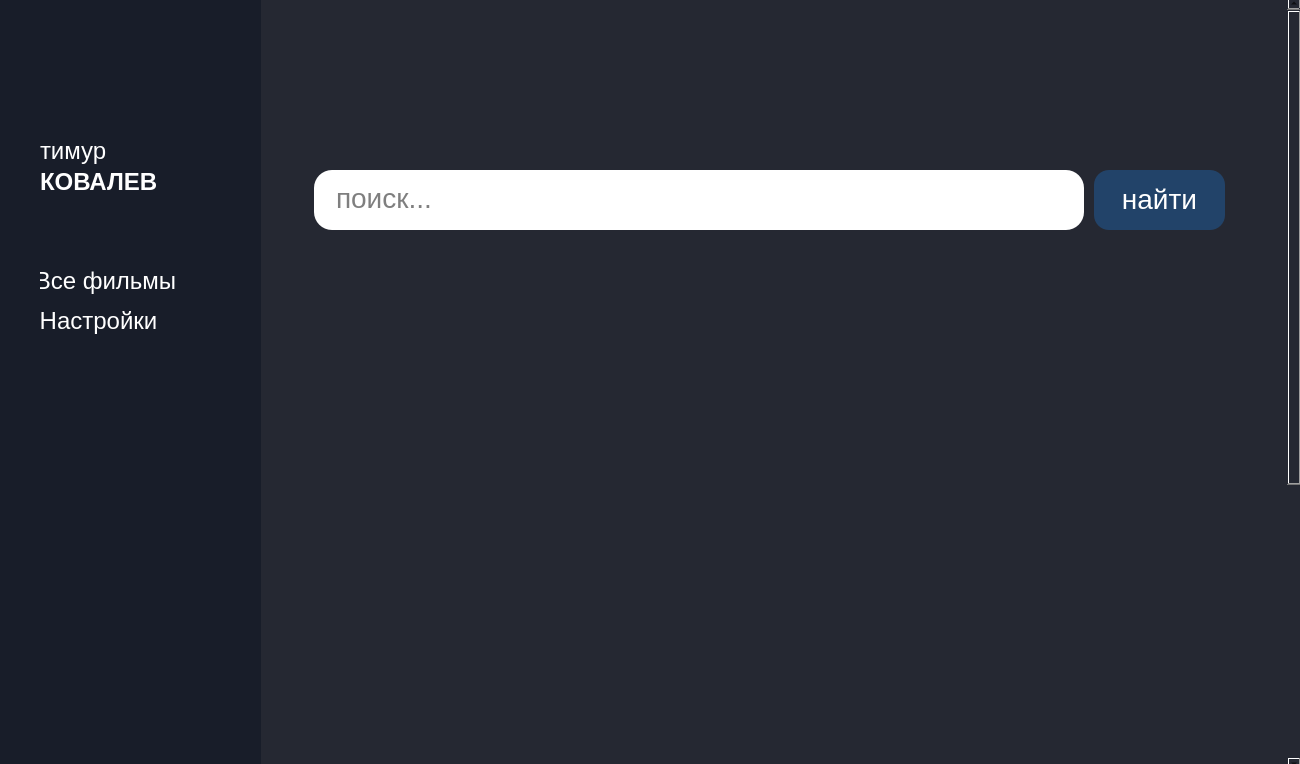
<?xml version="1.0" encoding="UTF-8"?>
<ui version="4.0">
 <class>MainWindow</class>
 <widget class="QMainWindow" name="MainWindow">
  <property name="geometry">
   <rect>
    <x>0</x>
    <y>0</y>
    <width>1300</width>
    <height>764</height>
   </rect>
  </property>
  <property name="font">
   <font>
    <family>Comic Sans MS</family>
   </font>
  </property>
  <property name="windowTitle">
   <string>MainWindow</string>
  </property>
  <property name="styleSheet">
   <string notr="true">background-color: #252832;</string>
  </property>
  <widget class="QWidget" name="centralwidget">
   <widget class="QWidget" name="sidebar" native="true">
    <property name="geometry">
     <rect>
      <x>0</x>
      <y>0</y>
      <width>261</width>
      <height>764</height>
     </rect>
    </property>
    <property name="styleSheet">
     <string notr="true">background-color: #181D29;</string>
    </property>
    <widget class="QWidget" name="sidebar_content" native="true">
     <property name="geometry">
      <rect>
       <x>40</x>
       <y>55</y>
       <width>191</width>
       <height>461</height>
      </rect>
     </property>
     <property name="styleSheet">
      <string notr="true"/>
     </property>
     <widget class="QLabel" name="sidebar_logo">
      <property name="geometry">
       <rect>
        <x>0</x>
        <y>0</y>
        <width>71</width>
        <height>71</height>
       </rect>
      </property>
      <property name="styleSheet">
       <string notr="true">background-image: url(:/newPrefix/Downloads/1DAF91D6-CDA2-4EF4-8A2E-AA1482B02B86 3 1.png);
background-repeat: no-repeat;
background-size: cover;</string>
      </property>
      <property name="text">
       <string/>
      </property>
     </widget>
     <widget class="QLabel" name="sidebar_name">
      <property name="geometry">
       <rect>
        <x>0</x>
        <y>80</y>
        <width>151</width>
        <height>31</height>
       </rect>
      </property>
      <property name="font">
       <font>
        <pointsize>-1</pointsize>
        <weight>12</weight>
        <bold>false</bold>
       </font>
      </property>
      <property name="styleSheet">
       <string notr="true">font-size: 24px; 
font-weight: 100;
color: #fff;</string>
      </property>
      <property name="text">
       <string>тимур</string>
      </property>
     </widget>
     <widget class="QLabel" name="sidebar_surname">
      <property name="geometry">
       <rect>
        <x>0</x>
        <y>116</y>
        <width>151</width>
        <height>21</height>
       </rect>
      </property>
      <property name="font">
       <font>
        <pointsize>-1</pointsize>
        <weight>99</weight>
        <bold>true</bold>
       </font>
      </property>
      <property name="styleSheet">
       <string notr="true">font-size: 24px;
font-weight: 800;
color: #fff;</string>
      </property>
      <property name="text">
       <string>КОВАЛЕВ</string>
      </property>
     </widget>
     <widget class="QWidget" name="nav" native="true">
      <property name="geometry">
       <rect>
        <x>0</x>
        <y>190</y>
        <width>191</width>
        <height>271</height>
       </rect>
      </property>
      <widget class="QPushButton" name="all_films">
       <property name="geometry">
        <rect>
         <x>-20</x>
         <y>20</y>
         <width>171</width>
         <height>32</height>
        </rect>
       </property>
       <property name="styleSheet">
        <string notr="true">font-size: 24px; 
color: #fff;
border: none;</string>
       </property>
       <property name="text">
        <string>Все фильмы</string>
       </property>
      </widget>
      <widget class="QPushButton" name="settings">
       <property name="geometry">
        <rect>
         <x>-27</x>
         <y>60</y>
         <width>171</width>
         <height>32</height>
        </rect>
       </property>
       <property name="styleSheet">
        <string notr="true">font-size: 24px; 
color: #fff;
border: none;</string>
       </property>
       <property name="text">
        <string>Настройки</string>
       </property>
      </widget>
     </widget>
    </widget>
   </widget>
   <widget class="QScrollArea" name="scroll">
    <property name="geometry">
     <rect>
      <x>280</x>
      <y>-4</y>
      <width>1021</width>
      <height>775</height>
     </rect>
    </property>
    <property name="styleSheet">
     <string notr="true">QScrollArea {
	border: none;
}</string>
    </property>
    <property name="widgetResizable">
     <bool>true</bool>
    </property>
    <widget class="QWidget" name="scroll_content">
     <property name="geometry">
      <rect>
       <x>0</x>
       <y>-349</y>
       <width>1021</width>
       <height>1124</height>
      </rect>
     </property>
     <layout class="QVBoxLayout" name="verticalLayout">
      <item>
       <widget class="QFrame" name="main">
        <property name="minimumSize">
         <size>
          <width>0</width>
          <height>1200</height>
         </size>
        </property>
        <property name="styleSheet">
         <string notr="true">border: none</string>
        </property>
        <property name="frameShape">
         <enum>QFrame::StyledPanel</enum>
        </property>
        <property name="frameShadow">
         <enum>QFrame::Raised</enum>
        </property>
        <widget class="QWidget" name="block" native="true">
         <property name="geometry">
          <rect>
           <x>15</x>
           <y>310</y>
           <width>951</width>
           <height>750</height>
          </rect>
         </property>
         <property name="styleSheet">
          <string notr="true">background-color: transparent;</string>
         </property>
         <layout class="QGridLayout" name="gridLayout">
          <item row="0" column="0">
            <layout class="QVBoxLayout" name="block_content_layout" />
          </item>
         </layout>
        </widget>
        <widget class="QWidget" name="header" native="true">
         <property name="geometry">
          <rect>
           <x>15</x>
           <y>35</y>
           <width>925</width>
           <height>191</height>
          </rect>
         </property>
         <property name="styleSheet">
          <string notr="true">background-color: transparent;</string>
         </property>
         <widget class="QLabel" name="header_logo">
          <property name="geometry">
           <rect>
            <x>10</x>
            <y>0</y>
            <width>351</width>
            <height>190</height>
           </rect>
          </property>
          <property name="styleSheet">
           <string notr="true">background-image: url(./images/logo.png);
background-repeat: no-repeat;
background-size: cover;</string>
          </property>
          <property name="text">
           <string/>
          </property>
         </widget>
         <widget class="QLineEdit" name="header_search">
          <property name="geometry">
           <rect>
            <x>10</x>
            <y>130</y>
            <width>770</width>
            <height>60</height>
           </rect>
          </property>
          <property name="styleSheet">
           <string notr="true">background-color: #fff; 
border-radius: 18px;
padding: 0 20px;
padding-bottom: 5px;
font-size: 28px;
color: #000;</string>
          </property>
          <property name="placeholderText">
           <string>поиск...</string>
          </property>
         </widget>
         <widget class="QPushButton" name="header_button">
          <property name="geometry">
           <rect>
            <x>790</x>
            <y>130</y>
            <width>131</width>
            <height>60</height>
           </rect>
          </property>
          <property name="cursor">
           <cursorShape>PointingHandCursor</cursorShape>
          </property>
          <property name="styleSheet">
           <string notr="true">background-color: #224369;
color: #fff;
font-size: 28px;
border: none;
border-radius: 15px;
padding-bottom: 2px;</string>
          </property>
          <property name="text">
           <string>найти</string>
          </property>
         </widget>
        </widget>
       </widget>
      </item>
     </layout>
    </widget>
   </widget>
  </widget>
 </widget>
 <resources>
  <include location="../../userimage.qrc"/>
 </resources>
 <connections/>
</ui>
